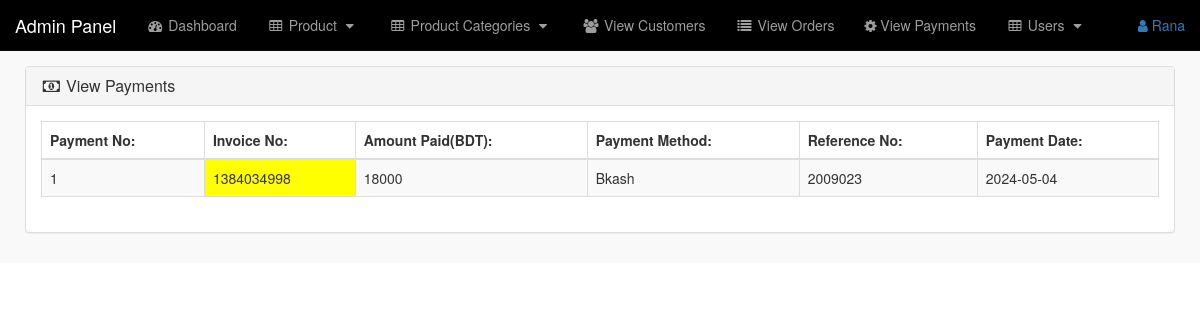
Screenshot of /admin_area/index.php?view_payments (signed in) with the database file from the repository.
### tables this page shows
CREATE TABLE `payments` (
  `payment_id` int(100) NOT NULL,
  `invoice_id` int(100) NOT NULL,
  `amount` int(100) NOT NULL,
  `payment_mode` text NOT NULL,
  `ref_no` int(100) NOT NULL,
  `payment_date` text NOT NULL
);

### admin_area/view_payments.php (the view, shortened to what this page needs)
<?php
if (!isset($_SESSION['admin_email'])) {
    echo "<script>window.open('login.php', '_self')</script>";
} else {
?>
<div class="row">
<div col-lg-12>
<ol class="breadcrumb">
<li class="active">
</li>
</ol>
</div>
</div>
<div class="row">
<div class="col-lg-12">
<div class="panel panel-default">
<div class="panel-heading">
<h3 class="panel-title">
<i class="fa fa-money fa-fw"></i> View
Payments
</h3>
</div>
<div class="panel-body">
    <div class="table-responsive">
        <table class="table table-bordered table-hover table-striped">
            <thead>
                <tr>
<th>Payment No:</th>
<th>Invoice No:</th>
<th>Amount Paid(BDT):</th>
<th>Payment Method:</th>
<th>Reference No:</th>
<th>Payment Date:</th>
                </tr>
            </thead>
            <tbody>
<?php
$i=0;
$get_payments = "select * from payments";
$run_payments = mysqli_query($con,$get_payments);
while($row_payments = mysqli_fetch_array($run_payments)){
$invoice_no = $row_payments['invoice_id'];
$amount = $row_payments['amount'];
$payment_mode = $row_payments['payment_mode'];
$ref_no = $row_payments['ref_no'];
$payment_date = $row_payments['payment_date'];
$i++;
?>
                <tr>
<td><?php echo $i; ?></td>
<td bgcolor="yellow" ><?php echo $invoice_no; ?></td>
<td><?php echo $amount; ?></td>
<td><?php echo $payment_mode; ?></td>
<td><?php echo $ref_no; ?></td>
<td><?php echo $payment_date; ?></td>
                </tr>
                <?php } ?>
            </tbody>
        </table>
    </div>
</div>
</div>
</div>
</div>
<?php } ?>

### admin_area/includes/sidebar(a).php (shortened to what this page needs)
<?php
if (!isset($_SESSION['admin_email'])) {
    echo "<script>window.open('login.php', '_self')</script>";
} else {
    ?>
    <nav class="navbar navbar-inverse navbar-fixed-top" style="background: black;">
        <div class="navbar-header">
            <a href="index.php?dashboard" class="navbar-brand">Admin Panel</a>
        </div>
        <ul class="nav navbar-right top-nav">
            <li class="dropdown">
                <a href="#" class="dropdown-toggle" data-toggle="dropdown">
                    <i class="fa fa-user"></i> <?php echo $admin_name; ?>
                </a>
            </li>
        </ul>
        <div class="collapse navbar-collapse navbar-ex1-collapse">
            <ul class="nav navbar-nav side-nav">
                <li>
                    <a href="index.php?dashboard">
                        <i class="fa fa-fw fa-dashboard"></i> Dashboard
                    </a>
                </li>
                <li>
                    <a href="#" data-toggle="collapse" data-target="#products">
                        <i class="fa fa-fw fa-table"></i> Product
                        <i class="fa fa-fw fa-caret-down"></i>
                    </a>
                </li>
                <li>
                    <a href="#" data-toggle="collapse" data-target="#product_cat">
                        <i class="fa fa-fw fa-table"></i> Product Categories
                        <i class="fa fa-fw fa-caret-down"></i>
                    </a>
                </li>
                <li>
                    <a href="index.php?view_customers">
                        <i class="fa fa-fw fa-users"></i> View Customers
                    </a>
                </li>
                <li>
                    <a href="index.php?view_orders">
                        <i class="fa fa-fw fa-list"></i> View Orders
                    </a>
                </li>
                <li>
                    <a href="index.php?view_payments">
                        <i class="fa fa-gear"></i> View Payments
                    </a>
                </li>
                <li>
                    <a href="#" data-toggle="collapse" data-target="#users">
                        <i class="fa fa-fw fa-table"></i> Users
                        <i class="fa fa-fw fa-caret-down"></i>
                    </a>
                </li>
            </ul>
        </div>
    </nav>
<?php
}

### admin_area/css/style.css (style rules this page uses)
@media (min-width: 768px) { body { margin-top: 50px; } }
.top-nav { padding: 0 15px; }
.top-nav > li > a { padding-top: 15px; padding-bottom: 15px; line-height: 20px; }

### rows the page displays
payments: invoice "1384034998", amount "18000", payment_mode "Bkash", ref_no "2009023", payment_date "2024-05-04"

### other values shown
$admin_name "Rana"
